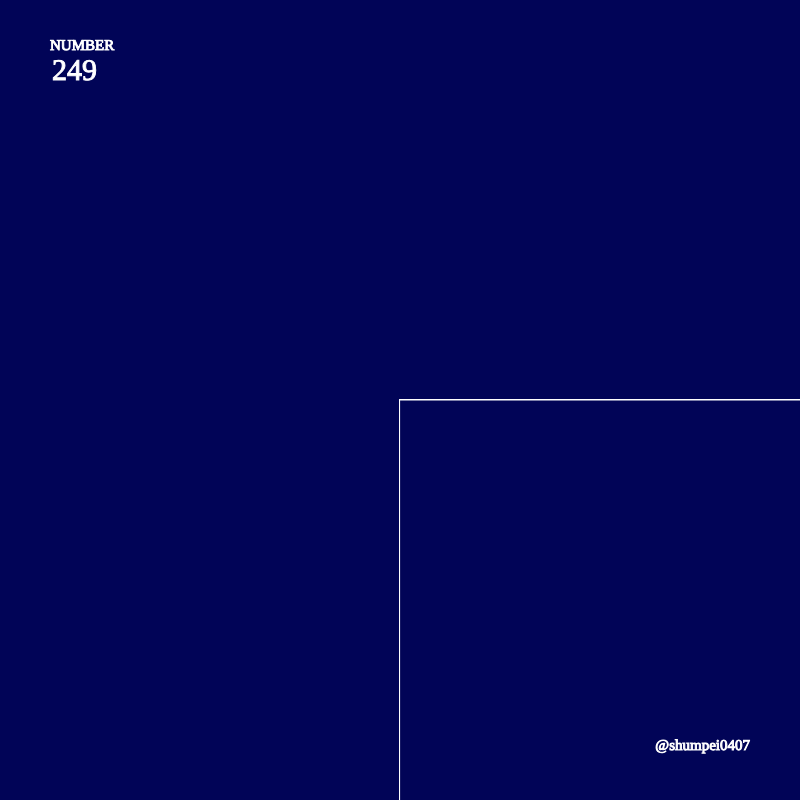
Frame 1 (no input)
Frame 60 (no input): identical to frame 1, image omitted
Frame 120 (the mouse pressed at the canvas centre since frame 60): identical to frame 1, image omitted

The p5.js sketch that drew this single still picture (run headless with seeded random() and noise() and a simulated clock; from frame 60 on, the mouse is pressed at the canvas centre):

// p5.js sketch
// ── sketch.js
let t = 0; 

function setup() {
  createCanvas(800, 800);
  noStroke();
//  fill(186, 221, 214,1);
//  frameRate(20);
}

function draw() {
//  blendMode(DIFFERENCE);
  background(1, 4, 87); 
  fill(1, 4, 87);
  stroke(0);
//  strokeWeight(1);
//  rect(1, 4, 87,700);

  for (let x = 0; x <= width; x = x + 10) {
    for (let y = 0; y <= height; y = y + 200) {

      const xAngle = map(mouseX, 0, width, -10 * PI, 10 * PI, true);
      const yAngle = map(mouseY, 0, height, -10 * PI, 10 * PI, true);

      const angle = xAngle * (x / width) + yAngle * (y / height);

      const myX = x + 50 * tan(2 * PI * t + angle);
      const myY = y + 50 * tan(2 * PI * t + angle);

      strokeWeight(1);
      stroke(255);
      rect(400,400,myX, myY); 
      rect(400,400,myY, myX); 
//      line(0,0,myX, myY); 
//      line(400,400,myX, myY); 
//        
//      line(0,0,myX, myY); 
//      line(800,0,myX, myY); 
        
//      line(width/2,700,myX, myY); 
//      line(width/2,0,myX, myY); 
//      stroke(35, 159, 196,50);
//      line(width,height/2,myX, myY); 
//      stroke(35, 159, 196,50);
//      line(0,height/2,myX, myY); 
        
    }
  }

  t = t + 0.002;
    
//  noFill();
//  stroke(255);
//  strokeWeight(800);
//  ellipse(400,400,400,400);
////  stroke(0);
////  fill(255);
//  ellipse(400,400,400,400);
    
  textFont('Oswald');
  fill(255);
  strokeWeight(1);
  stroke(255);
  textAlign(LEFT);
  textSize(15);
  text('NUMBER', 50, 50);
  textSize(30);
  text('249', 52, 80);
  textSize(15);
  textAlign(RIGHT);
  text('@shumpei0407', width - 50, height - 50); 
  textAlign(CENTER);
  textSize(15);
//  text('Moon Moon Moon Moon Moon Moon Moon Moon Moon Moon Moon Moon Moon Moon Moon Moon Moon Moon Moon Moon Moon Moon Moon Moon', width/2, 705);

}
